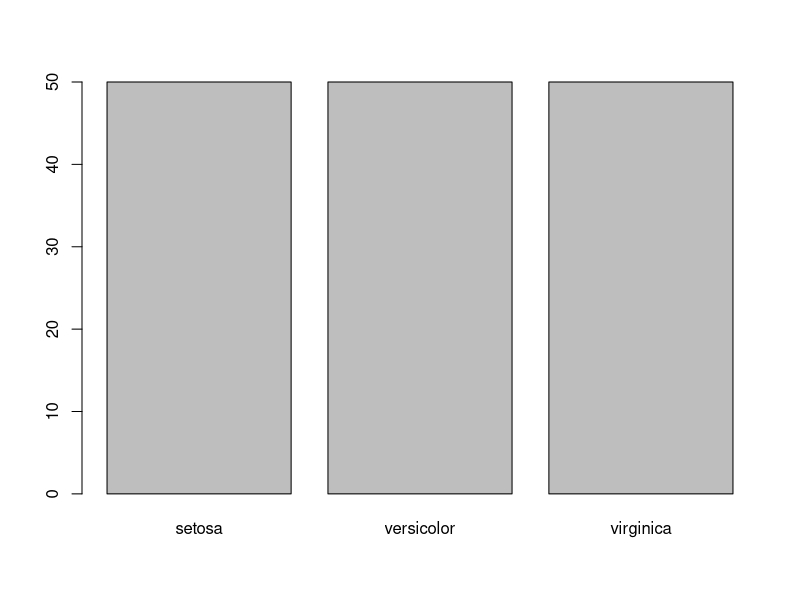
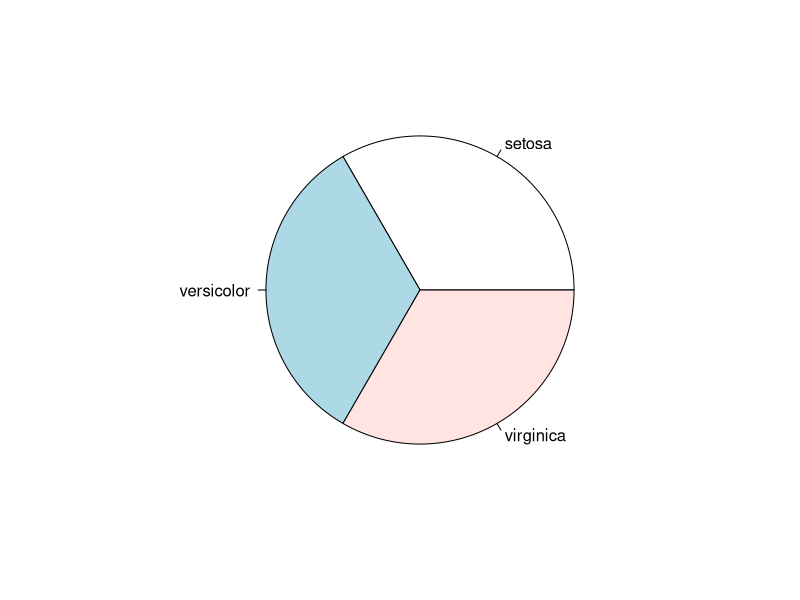
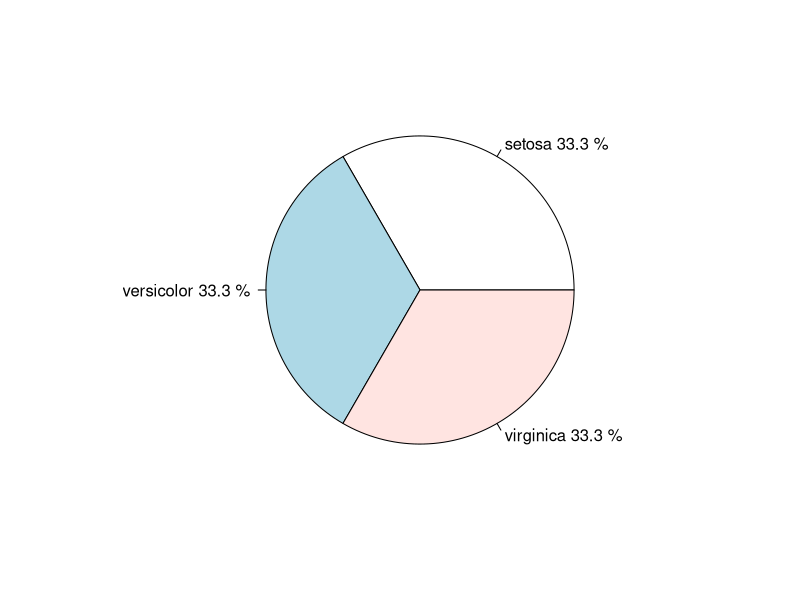
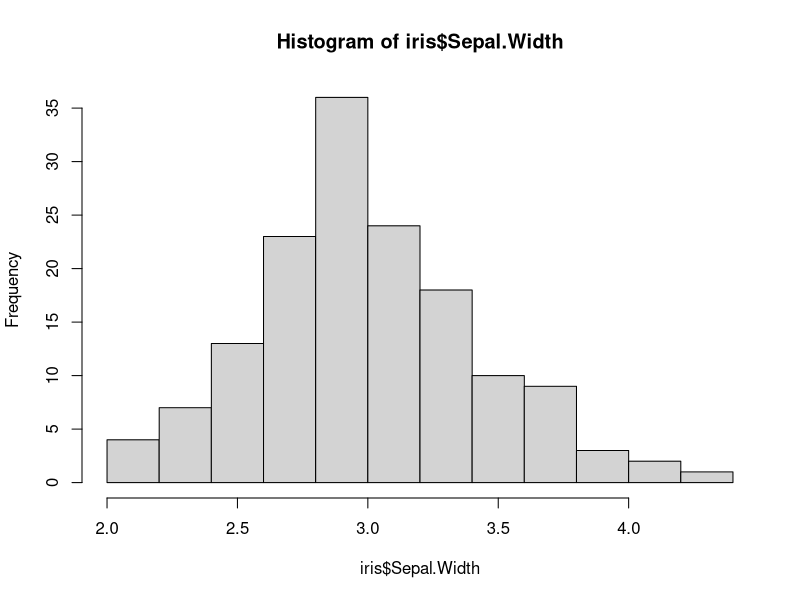
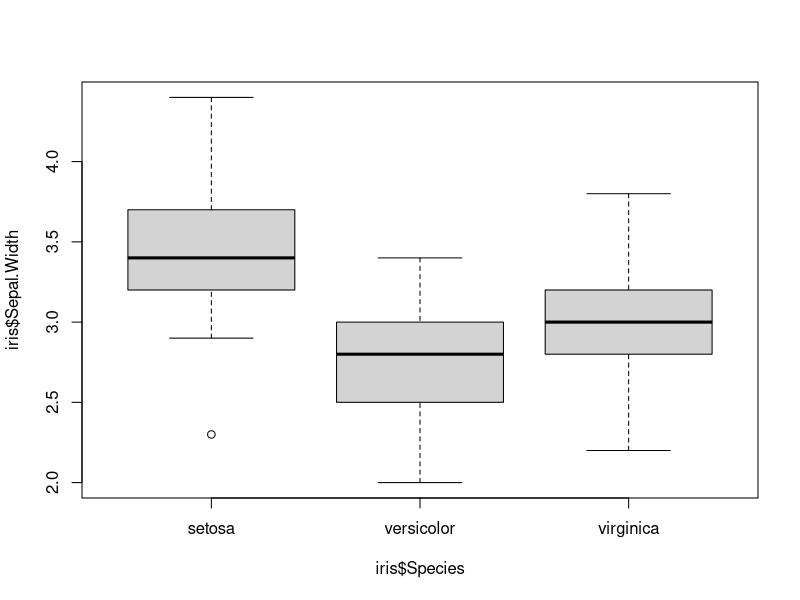
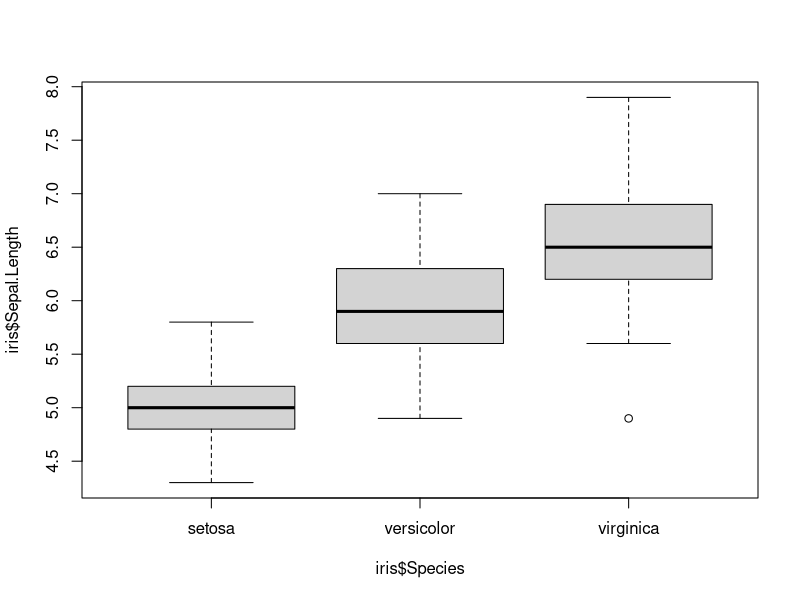
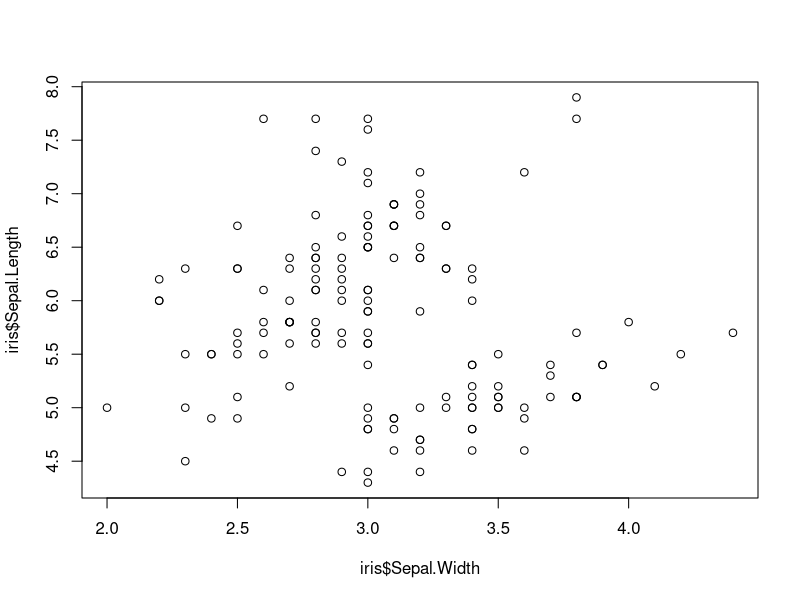
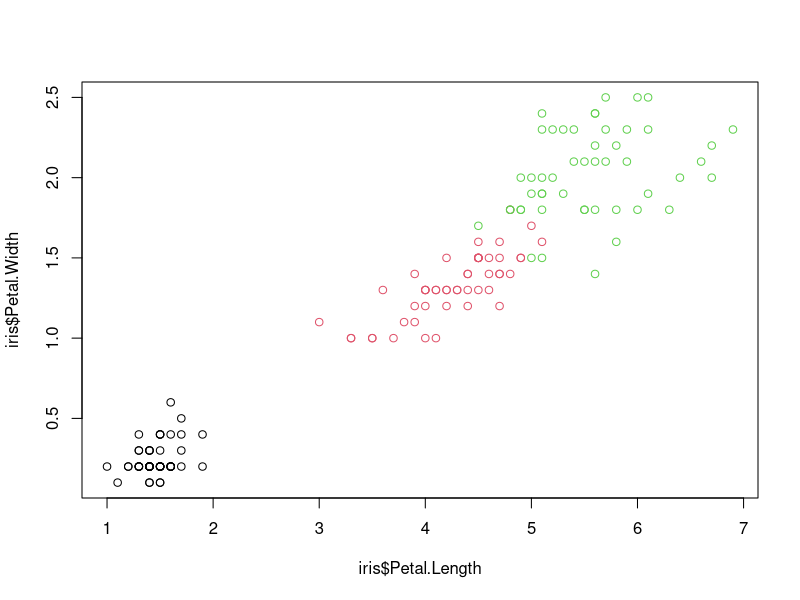

Here is the R script that generated these plots, in order: (Note: this script raises an error after producing the figures.)
## ---- chunk 1
data(iris)
str(iris)
table(iris$Species)

range(iris$Sepal.Width)
cut(iris$Sepal.Width,seq(1.5,4.5,by=0.5))
table(cut(iris$Sepal.Width,seq(1.5,4.5,by=0.5),right = F,labels = seq(1,length(seq(1.5,4.5,by=0.5))-1)))

barplot(table(iris$Species))
pie(table(iris$Species))
pct = round(table(iris$Species) / length(iris$Species) *100,1)
labels = paste(names(pct),pct,"%")
pie(pct, labels = labels)

hist(iris$Sepal.Width)
stem(iris$Sepal.Length,scale = 0.5)
boxplot(iris$Sepal.Width ~ iris$Species)
boxplot(iris$Sepal.Length ~ iris$Species)

plot(iris$Sepal.Width,iris$Sepal.Length)
plot(iris$Petal.Length,iris$Petal.Width,col=iris$Species)
plot(iris)
plot(iris,col=iris$Species)

summary(iris)

## ---- chunk 2
data(iris)
install.packages('ggplot2')
library(ggplot2)

ggplot(data=iris,aes(x=Petal.Length,y=Petal.Width)) + geom_point(aes(col=Species))

ggp <- ggplot(iris,aes(x=Species))
ggp + geom_bar()

precounted = as.data.frame(table(iris$Species,dnn=c('Species')))
precounted
ggplot(precounted,aes(x=Species,y=Freq))+ geom_bar(stat='identity')

g_i =ggplot(iris,aes(x=Species,y=Sepal.Length))
g_i + geom_boxplot()

ggplot(iris,aes(x=Sepal.Length,fill=Species)) + geom_bar(position = 'identity', alpha=0.4)

ggplot(iris,aes(x=Sepal.Length,fill=Species)) + geom_density(position = 'identity', alpha=0.4)

ggplot(iris,aes(x=Sepal.Length,fill=Species)) + geom_bar(position = 'identity', alpha=0.4)+ geom_density(position = 'identity', alpha=0.4)

ggplot(iris,aes(x=Sepal.Length,y=..density..,fill=Species)) + geom_bar(position = 'identity', alpha=0.4)+ geom_density(position = 'identity', alpha=0.4)

g1 <- ggplot(data=iris,aes(x=Sepal.Length,y=Sepal.Width)) + geom_point(shape=7,size=2)
g1

ggsave(filename='iris_scatter_plot.png',plot = g1)
## ---- chunk 3
rolling_dice = function(n){sample(1:6,n,rep=T)}
rolling_dice(100)
sum_of_two_dice = rolling_dice(10000) + rolling_dice(10000)
sum_of_two_dice
table(sum_of_two_dice)
barplot(table(sum_of_two_dice))
table(sum_of_two_dice) / length(sum_of_two_dice)
